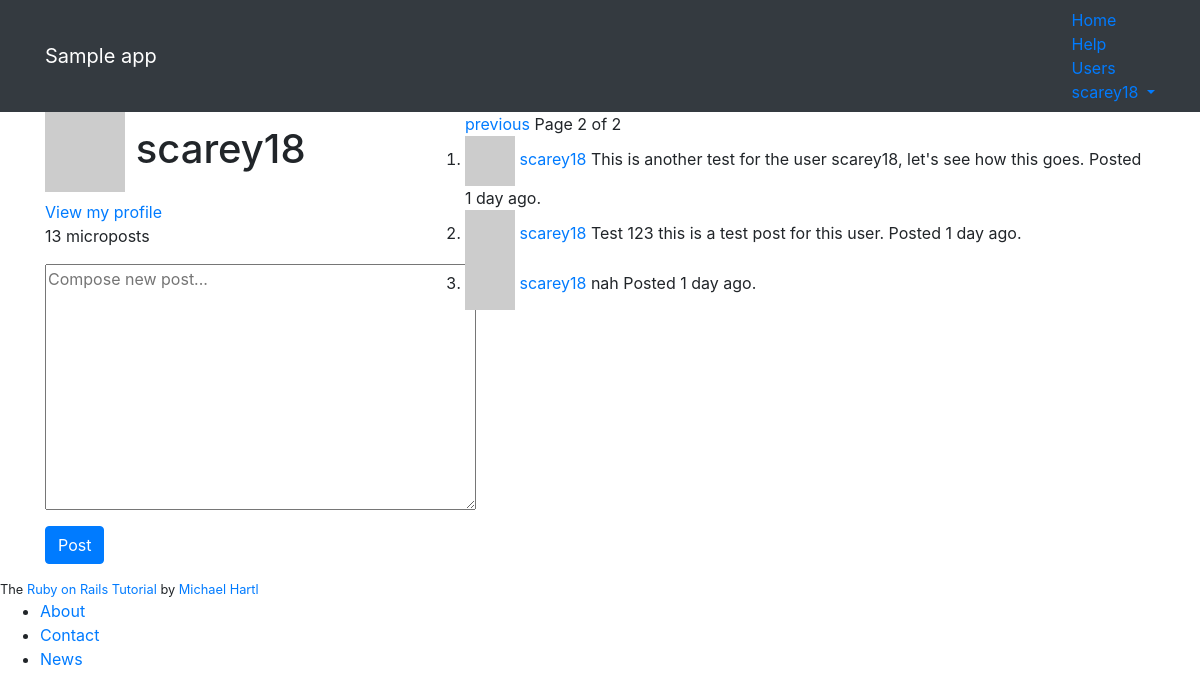
The app's page /?page=2 (signed in) with its own data.
### static_pages/models.py (models this page shows, shortened)
class User(AbstractUser):
    is_active = models.BooleanField(default=False)
    activation_id = models.SlugField(null=True, blank=True, default=None)
    REQUIRED_FIELDS = ['email']
    def gravatar(self, size=80):
        digest = hashlib.md5(self.email.encode()).hexdigest()
        url = f'http://www.gravatar.com/avatar/{digest}'
        return mark_safe(f'<img src="{url}" height="{size}" width="{size}" class="gravatar">')
    def index_gravatar(self):
        return self.gravatar(50)
    def microposts(self):
        return self.micropost_set.all().order_by('-created_at')

class Micropost(models.Model):
    content = models.TextField(max_length=140)
    created_at = models.DateTimeField(editable=False)
    updated_at = models.DateTimeField()
    user = models.ForeignKey(User, on_delete=models.CASCADE, editable=False)

### static_pages/views.py (the view)
# urls.py: 2. Add a URL to urlpatterns:  path('', views.home, name='home')
def home(request):
    page_num = request.GET.get('page', 1)
    user = auth.get_user(request)
    context = {
        'form': MicropostForm(),
        'page_obj': Paginator(user.microposts(), 10).page(page_num),
    } if user.is_authenticated else None
    return render(request, 'static_pages/home.html', context)

### static_pages/forms.py
class MicropostForm(ModelForm):
    class Meta:
        model = Micropost
        fields = ['content']
        labels = {'content': _('')}
    def __init__(self, *args, **kwargs):
        super().__init__(*args, **kwargs)
        self.fields['content'].widget.attrs['placeholder'] = 'Compose new post...'

### static_pages/templates/static_pages/home.html (shortened to what this page needs)
{% extends 'base.html' %}
{% block content %}
{% if user.is_authenticated %}
<div class="row">
    <aside class="col-md-4">
        <section class="user_info">
            <h1>
                {{ user.gravatar }}
                {{ user.username }}
            </h1>
            <span>
                <a href="{% url 'static_pages:profile' user.pk %}">View my profile</a>
            </span>
            <p>
                {{ user.microposts.count }} micropost{{ user.microposts.count|pluralize }}
            </p>
        </section>
        <section class="micropost_form">
            <form method="post" action="{% url 'static_pages:create_micropost' %}">
                {{ form.as_p }}
                <button type="submit" class="btn btn-primary">Post</button>
            </form>
        </section>
    </aside>
    {% if user.microposts %}
    <div class="col-md-8">
        {% include 'user_post_list.html' with page_obj=page_obj %}
    </div>
    {% endif %}
</div>
{% else %}
	{% load static %}
{% endif %}
{% endblock %}

### static_pages/templates/base.html (shortened to what this page needs)
<head>
	<link rel="stylesheet" href="https://stackpath.bootstrapcdn.com/bootstrap/4.1.1/css/bootstrap.min.css">
	{% load static %}
	<link rel="stylesheet" type="text/css" href="{% static 'static_pages/style.scss' %}">
</head>
<body>
    <header class="navbar navbar-fixed-top navbar-dark bg-dark">
      	<div class="container">
        	<a href="{% url 'static_pages:home' %}" id="logo" class="navbar-brand">Sample app</a>
        	<nav>
          		<ul class="nav navbar-nav navbar-right">
            		<li><a href="{% url 'static_pages:home' %}">Home</a></li>
            		<li><a href="{% url 'static_pages:help' %}">Help</a></li>
            		{% if user.is_authenticated %}
            		<li><a href="{% url 'static_pages:index' %}">Users</a></li>
            		<li class="dropdown">
            			<a href="#" class="dropdown-toggle" data-toggle="dropdown">
            				{{ user.username }}<b class="caret"></b>
            			</a>
            		</li>
            		{% else %}
            		<li><a href="{% url 'static_pages:login' %}">Log in</a></li>
            		{% endif %}
          		</ul>
        	</nav>
      	</div>
    </header>
    <div class="container content">
        {% block content %}{% endblock %}
    </div>
    <footer class="footer">
		<small>
	    	The <a href="http://www.railstutorial.org/">Ruby on Rails Tutorial</a>
	   		by <a href="http://www.michaelhartl.com/">Michael Hartl</a>
	  	</small>
	  	<nav>
	    	<ul>
	      		<li><a href="{% url 'static_pages:about' %}">About</a></li>
	      		<li><a href="{% url 'static_pages:contact' %}">Contact</a></li>
	      		<li><a href="http://news.railstutorial.org/">News</a></li>
	    	</ul>
	  	</nav>
	</footer>
</body>

### static_pages/templates/user_post_list.html (shortened to what this page needs)
<ol class="microposts">
    <div class="pagination">
        <span class="step-links">
            {% if page_obj.has_previous %}
                <a href="?page={{ page_obj.previous_page_number }}">previous</a>
            {% endif %}
            <span class="current">
                Page {{ page_obj.number }} of {{ page_obj.paginator.num_pages }}
            </span>
        </span>
    </div>
    {% for p in page_obj.object_list %}
    <li id="micropost-{{p.pk}}">
        {{ p.user.index_gravatar }}
        <span class="user">
            <a href="{% url 'static_pages:profile' p.user.pk %}">
                {{ p.user.username }}
            </a>
        </span>
        <span class="content">{{ p.content }}</span>
        {% load humanize %}
        <span class="timestamp">Posted {{ p.created_at|naturaltime }}.</span>
    </li>
    {% endfor %}
</ol>

### records on screen
User: username "scarey18", microposts.count "13"
Micropost: user.username "scarey18", content "This is another test for the user scarey18, let's see how this goes.", created_at "1 day ago"
Micropost: user.username "scarey18", content "Test 123 this is a test post for this user.", created_at "1 day ago"
Micropost: user.username "scarey18", content "nah", created_at "1 day ago"

### other values on screen
{{ page_obj.number }} "2"
{{ page_obj.paginator.num_pages }} "2"
